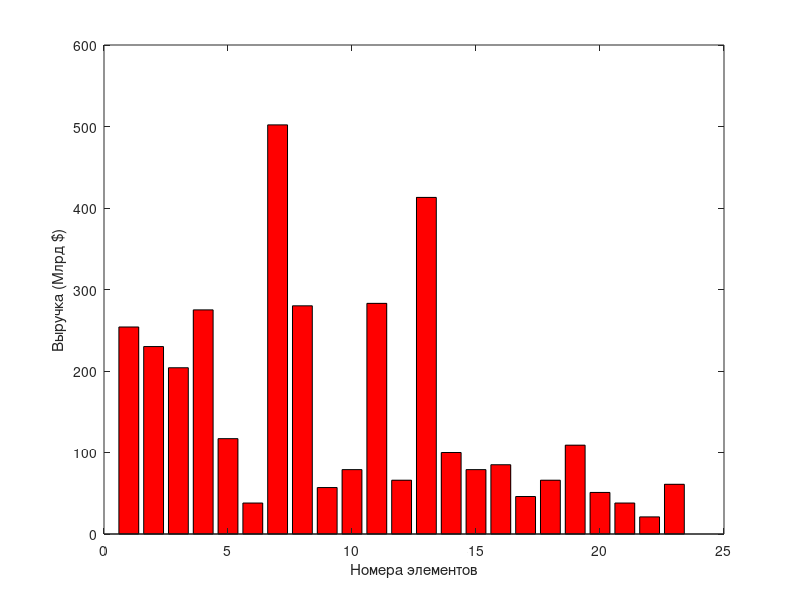

MATLAB code for this plot:
bar([254.0, 230.0, 204.0, 275.0, 117.0, 38.0, 502.0, 280.0, 57.0, 79.0, 283.0, 66.0, 413.0, 100.0, 79.0, 85.0, 46.0, 66.0, 109.0, 51.0, 38.0, 21.0, 61.0], 'r')
xlabel('Номера элементов')
ylabel('Выручка (Млрд $)')
pause